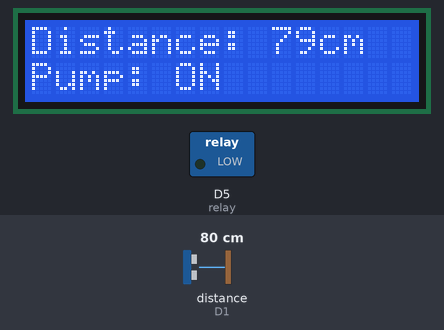
This sketch was run on a simulated ESP8266 (NodeMCU). Shown: 16×2 character LCD, switched loads named in the sketch (green lamp = pin HIGH). Wiring (inferred from the names in the program): ultrasonic range finder: trigger D2; echo D1. Inputs (shaded band) come from the test bench; at power-on: distance to the obstacle (sensor on D1) 80 cm. The echo pulse lasts 58.3 µs per cm; WiFi joins after 1.5 s; servers stay silent unless stated; pins used as bus, display or sensor lines are not drawn; what the sketch prints to the serial monitor is not drawn.

Above: at 3.4 s.
3.5 s: distance to the obstacle (sensor on D1) set to 12 cm
At 4.3 s:
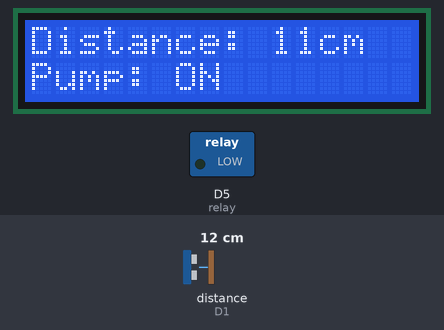
5.4 s: distance to the obstacle (sensor on D1) set to 9 cm
At 6.4 s:
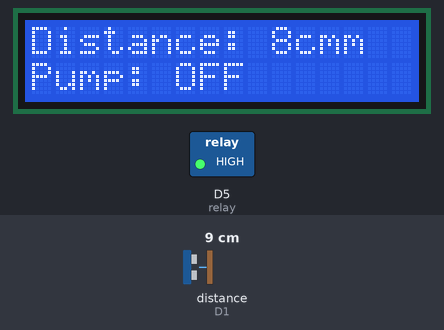
7.4 s: distance to the obstacle (sensor on D1) set to 2 cm
At 8.4 s:
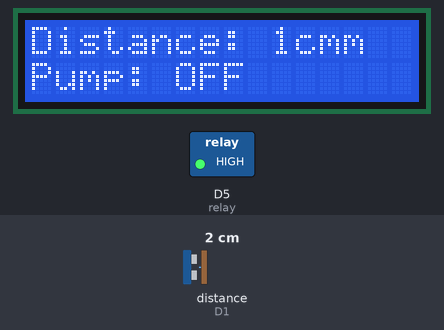
Timing chart, 0 to 10.4 s (numbered marks = the images above; inputs shaded):
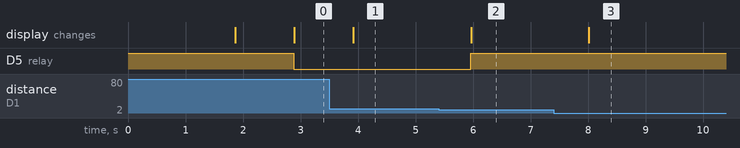

Measured:
- the behaviour switches between 11 and 10 cm on distance to the obstacle (sensor on D1) (found by bisection; images 1 and 2)
- after the input at 3.5 s, the display: changes after 0.42 s (image 1)
- after the input at 5.4 s, D5 (relay): LOW → HIGH after 0.56 s; the display: changes after 0.57 s (image 2)
- after the input at 7.4 s, the display: changes after 0.61 s (image 3)

The sketch:

ultrasonic_bylnk.ino
```cpp
#define BLYNK_TEMPLATE_ID "TMPL2KdPziaiC"
#define BLYNK_TEMPLATE_NAME "moisture"
#define BLYNK_AUTH_TOKEN "cTYacVsoiYsHiR-WPngGLn9AtZdai_eT"

#include <Wire.h>
#include <LiquidCrystal_I2C.h>  // I2C LCD library
#include <ESP8266WiFi.h>
#include <BlynkSimpleEsp8266.h>

#define trig D2
#define echo D1
#define relay D5   // Relay connected to D5

long duration;
int distance;
const int waterLevelThreshold = 10;  // Threshold distance in cm to trigger the pump

char auth[] = "cTYacVsoiYsHiR-WPngGLn9AtZdai_eT";
char ssid[] = "mark";
char pass[] = "KCPOiP2N";

BlynkTimer timer;

LiquidCrystal_I2C i2cLcd(0x27, 16, 2);  // LCD I2C address and size (16x2)

void setup()
{
  Wire.begin(21, 22);
  // Pin modes
  pinMode(trig, OUTPUT);  // Trig pin as Output
  pinMode(echo, INPUT);   // Echo pin as Input
  pinMode(relay, OUTPUT); // Relay pin as Output

  // Initial states
  digitalWrite(relay, HIGH);  // Relay OFF (assuming LOW turns the pump ON)

  // Debug and Blynk initialization
  Serial.begin(9600);
  Blynk.begin(auth, ssid, pass);

  // LCD initialization
  i2cLcd.init();
  i2cLcd.backlight();

  // Setup a function to be called every second
  timer.setInterval(1000L, sendSensor);
}

void loop()
{
  Blynk.run();
  timer.run();
}

void sendSensor()
{
  // Ultrasonic sensor logic
  digitalWrite(trig, LOW);
  delayMicroseconds(2);
  digitalWrite(trig, HIGH);
  delayMicroseconds(10);
  digitalWrite(trig, LOW);

  duration = pulseIn(echo, HIGH);
  distance = duration * 0.034 / 2;  // Calculating distance in cm

  Serial.print("Distance = ");
  Serial.println(distance);

  Blynk.virtualWrite(V4, distance);

  // Display on I2C LCD
  i2cLcd.setCursor(0, 0);
  i2cLcd.print("Distance: " + String(distance) + "cm");

  // Control the pump via relay
  if (distance >= waterLevelThreshold)
  {
    digitalWrite(relay, LOW);  // Turn ON the pump
    i2cLcd.setCursor(0, 1);
    i2cLcd.print("Pump: ON ");
  }
  else
  {
    digitalWrite(relay, HIGH);  // Turn OFF the pump
    i2cLcd.setCursor(0, 1);
    i2cLcd.print("Pump: OFF");
  }

  delay(1000);  // Delay before the next reading
}
```
